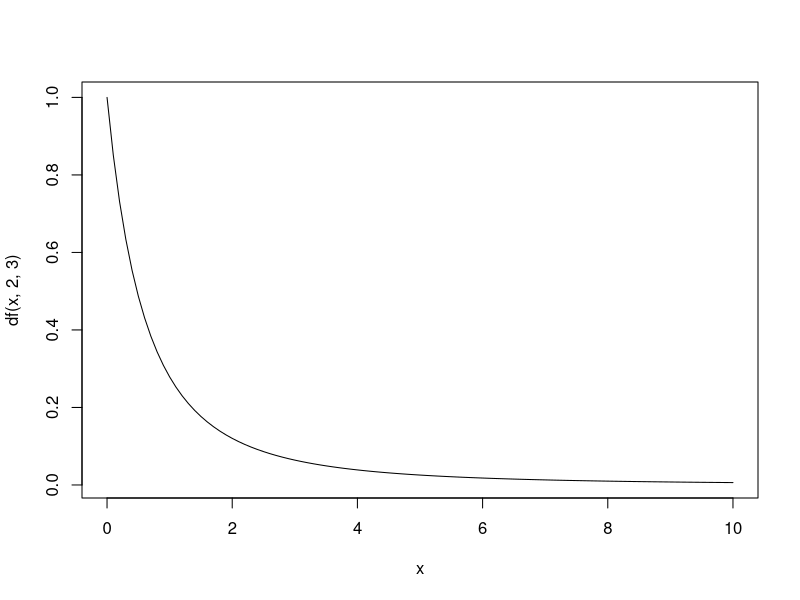
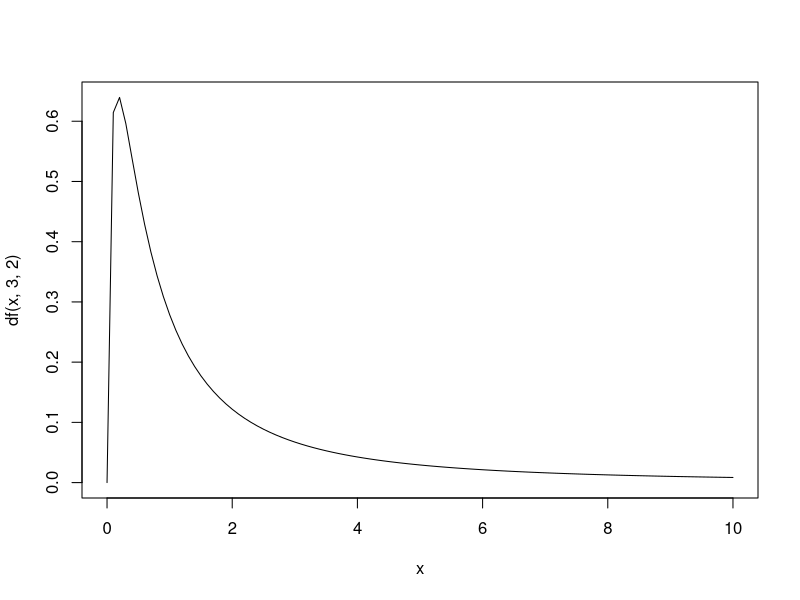
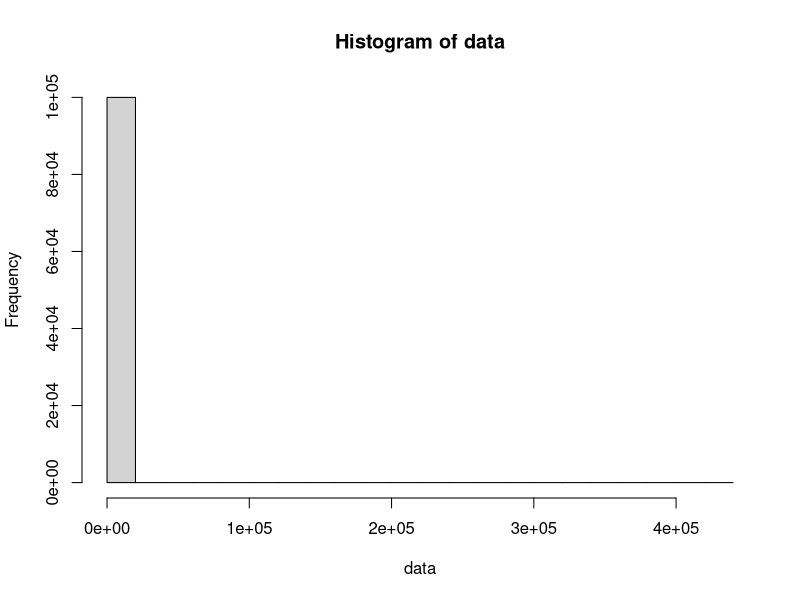
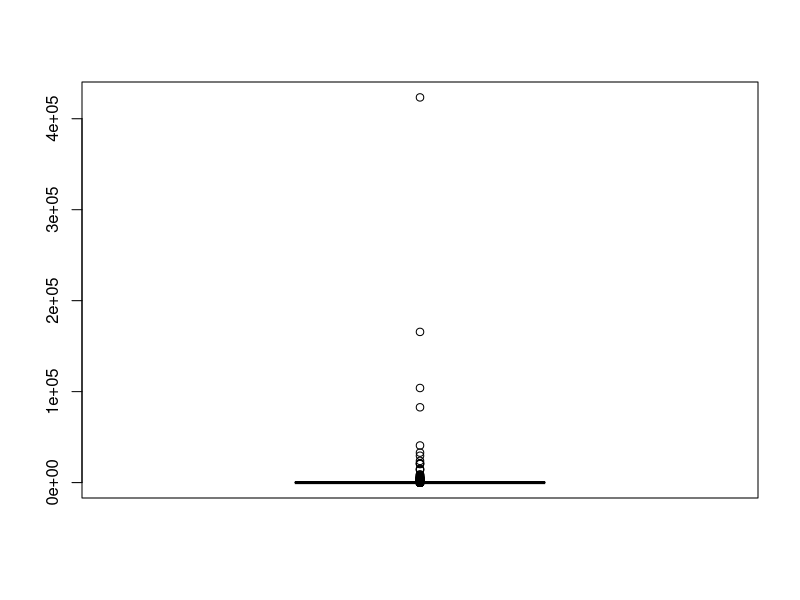
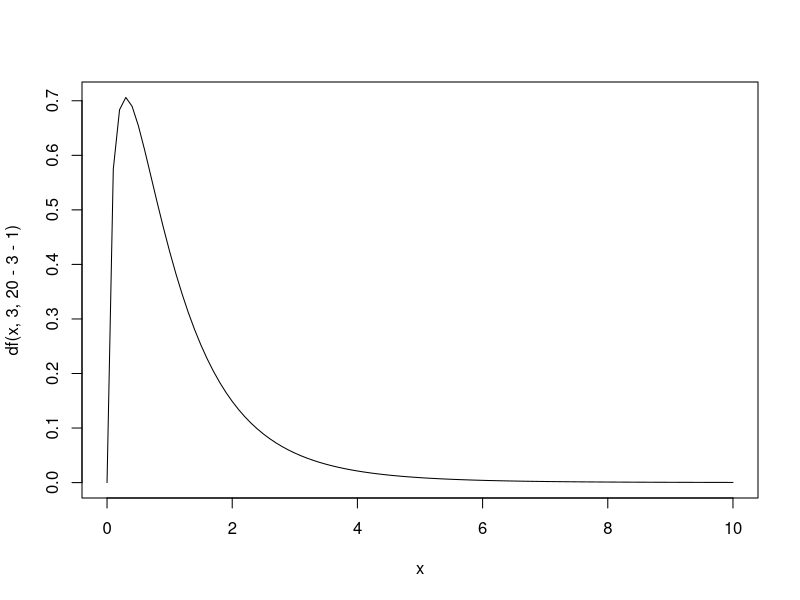

These figures' R source, in order:
#plotting the density 
curve(df(x, 2, 3), from=0, to=10)
curve(df(x, 3, 2), from=0, to=10)

#simulating from F
n.sim=100000
data=rf(n.sim, 3, 2)
hist(data)
summary(data)
boxplot(data)

#95th quantile
qf(0.95, 3, 2)
#say with a data set with n=20, and p=3
qf(0.95, 3, 20-3-1)
curve(df(x, 3, 20-3-1), from=0, to=10)
